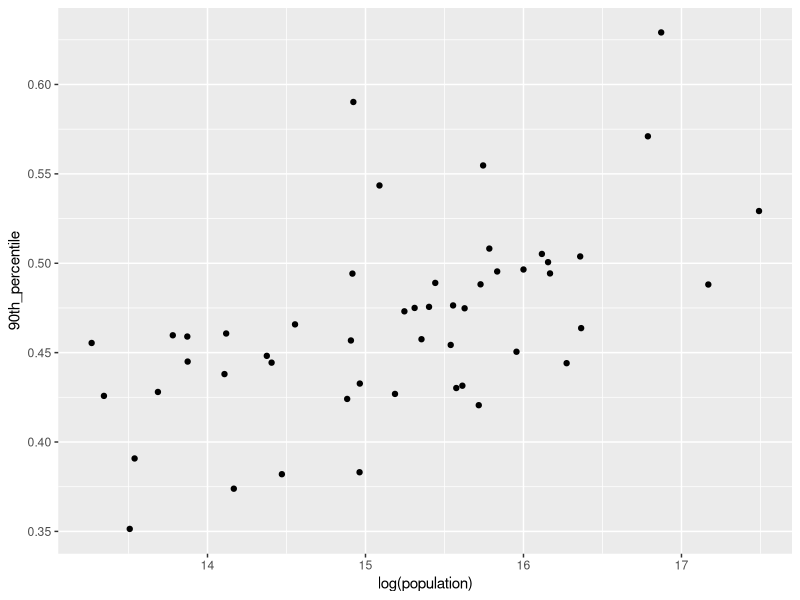
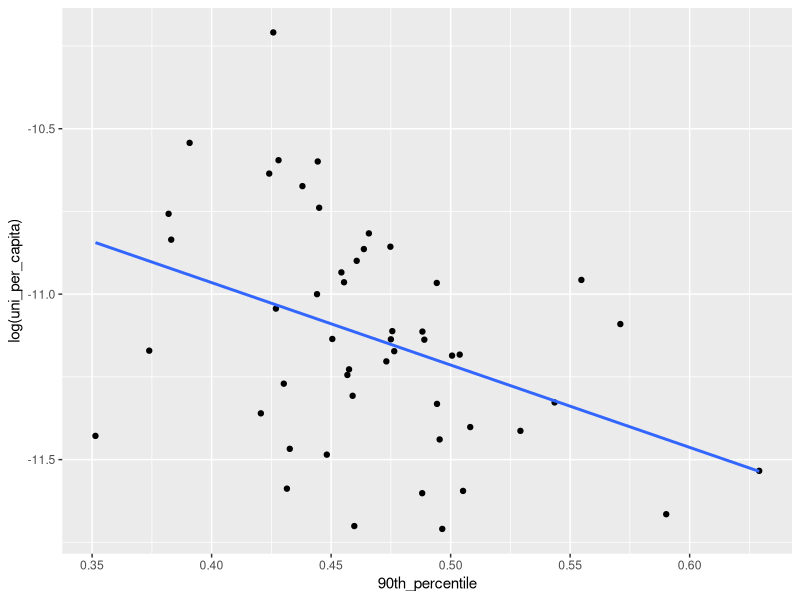
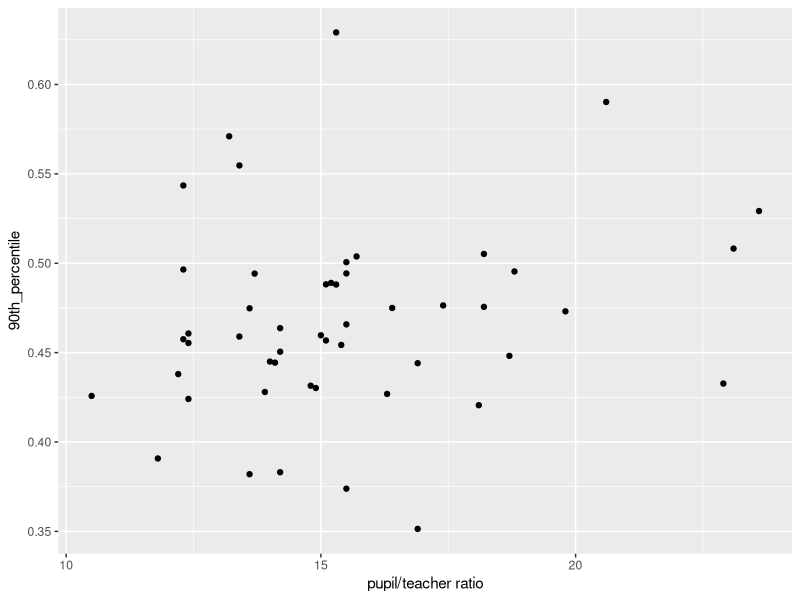
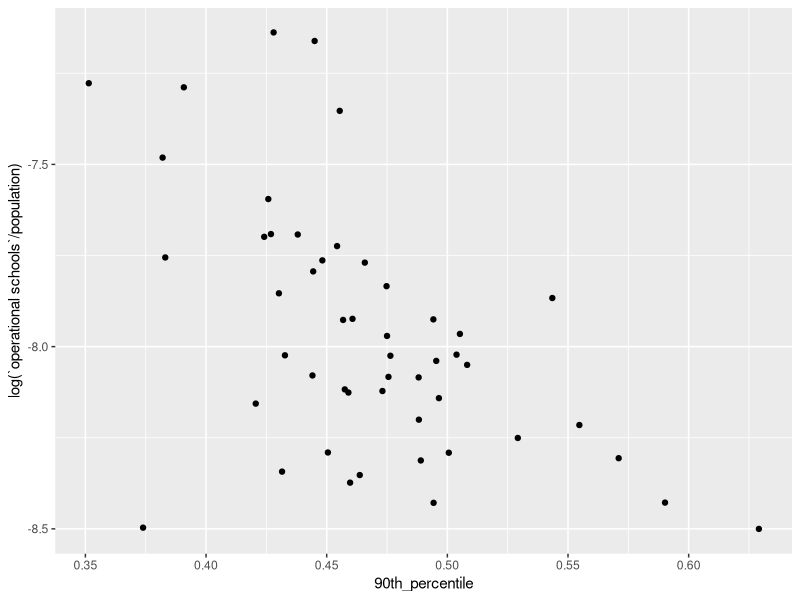
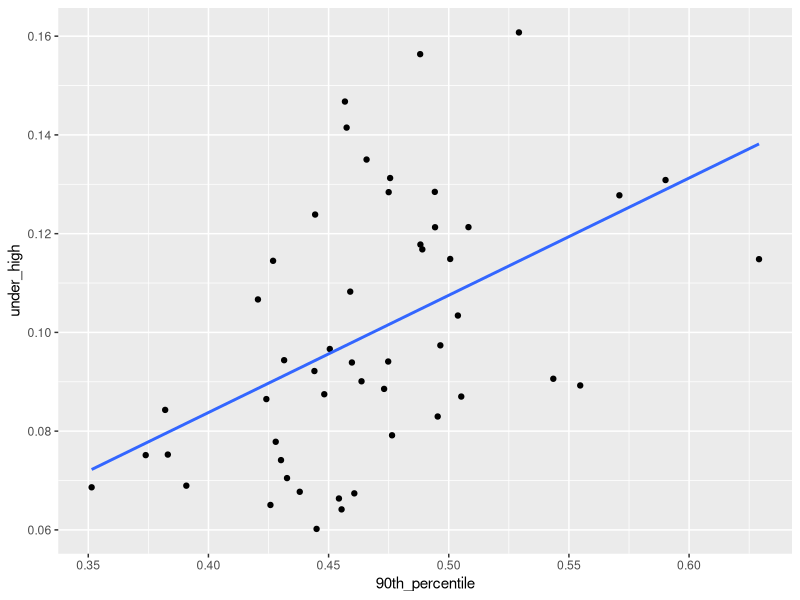
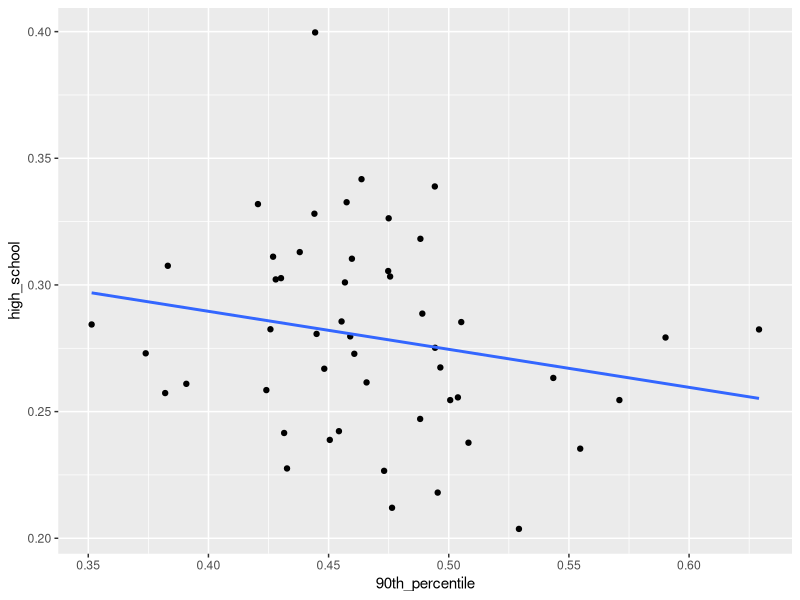
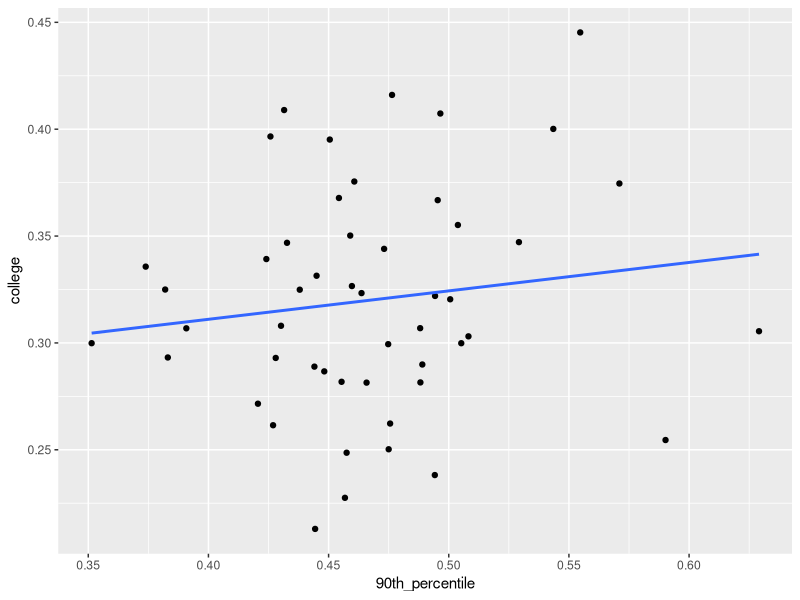
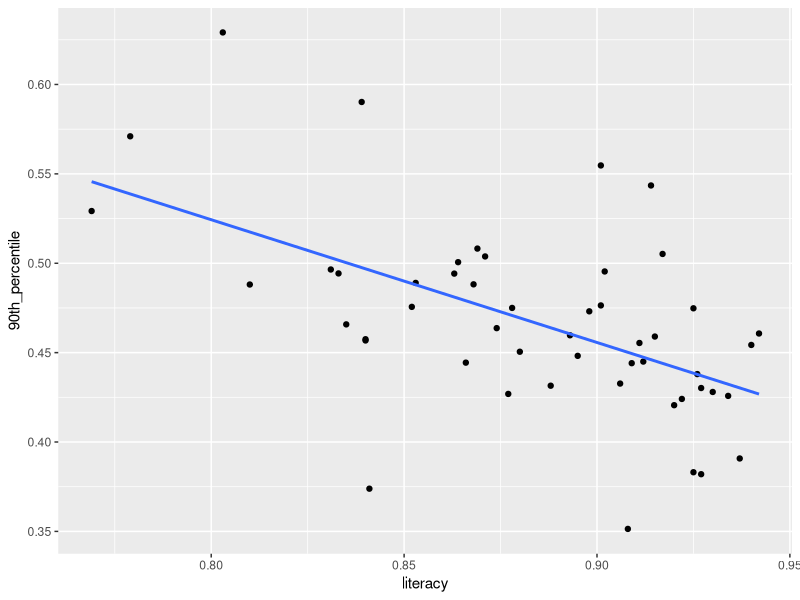

The R script that drew these images, in order:
## ---- chunk 1
knitr::opts_chunk$set(echo = TRUE)
library(tidyverse)
library(ggplot2)
## ---- chunk 2
# top 10
top10 = readxl::read_xls("./data/income_ineq_top10.xls")
cols = colnames(top10) %>% stringr::str_match("\n(.+)$")
cols = cols[,2]
cols[1] = "percentile"
cols[2] = "year"
colnames(top10) = cols
top10 = top10 %>%
  rename("Georgia" = "Georgia (US)") %>%
  select(-`Washington D.C.`)

top10 = top10[-1] %>% pivot_longer(cols = c("Alabama":"Wyoming"), names_to = "state", values_to = "90th_percentile")
top10 %>% head(10)

top10 %>%
  filter(year == 2018) %>%
  arrange(desc(`90th_percentile`))
## ---- chunk 3
# import and preprocess population data 
population = readxl::read_xlsx("./data/population_state.xlsx")
population = population[-1,]
states = population$state %>% stringr::str_match("^\\.(.+)")
states = states[,2]
population$state = states

population = population %>% 
  select(state, "2015":"2018") %>% 
  filter(state != "District of Columbia") %>% 
  pivot_longer(-state, names_to = "year", values_to = "population") %>%
  mutate(year = as.numeric(year))

# joining with inequality data
top10_pop = top10 %>% left_join(population, by = c("year" = "year", "state" = "state"))

# population analysis
top10_pop %>% filter(year == 2018) %>%
  ggplot(aes(log(population), `90th_percentile`)) +
  geom_point()
## ---- chunk 4
# Import / Preprocess the data
college = readxl::read_xls("./data/college.xls")
state_names = college$state %>% stringr::str_match("(.*) \\.+")
college$state = state_names[,2]
college = college %>% select("state", contains("total") | contains("Total"))
college %>% head(10)

# Analysis
temp = top10_pop %>%
  left_join(college, by = "state") %>%
  filter(year == 2018) %>%
  mutate(uni_per_capita = Total / population)
  
temp %>%
  ggplot(aes(x=`90th_percentile`, y=log(uni_per_capita))) + 
  geom_point() +
  geom_smooth(method="lm", se=FALSE)

# correlation
cor.test(temp$`90th_percentile`, temp$uni_per_capita)
## ---- chunk 5
secondary = readxl::read_xlsx("./data/secondary_edu.xlsx")
 
# student-teacher ratio
top10 %>% 
  left_join(secondary, by = "state") %>%
  filter(year == 2018) %>% 
  ggplot(aes(x=`pupil/teacher ratio`, y=`90th_percentile`)) +
  geom_point()

# secondary school per capita
top10_pop %>% 
  filter(year == 2018) %>% 
  left_join(secondary, by = "state") %>%
  ggplot(aes(x=`90th_percentile`, y=log(`operational schools`/population),)) + 
  geom_point()
## ---- chunk 6
# under high school analysis
under_high = readxl::read_xlsx("./data/under_high.xlsx", skip = 2) %>%
  pivot_longer(-Name, names_to = "Year", values_to = "under_high")

under_high = under_high %>%
  filter(stringr::str_detect(Year, "2016-.*6$")) %>%
  select(Name, under_high) %>%
  rename("state" = "Name")

top10 %>%
  filter(year == 2018) %>%
  left_join(under_high, by = "state") %>%
  ggplot(aes(x=`90th_percentile`, y=under_high)) +
  geom_point() +
  geom_smooth(method="lm", se=FALSE)

# high school
high_school = readxl::read_xlsx("./data/high_school.xlsx", skip = 2) %>%
  pivot_longer(-Name, names_to = "Year", values_to = "high_school")

high_school = high_school %>%
  filter(stringr::str_detect(Year, "2016-.*6$")) %>%
  select(Name, high_school) %>%
  rename("state" = "Name")

top10 %>%
  filter(year == 2018) %>%
  left_join(high_school, by = "state") %>%
  ggplot(aes(x=`90th_percentile`, y=high_school)) +
  geom_point() + 
  geom_smooth(method="lm", se=FALSE)

# college completion percentage
college_comp = readxl::read_xlsx("./data/college_graduate_percentage_clean.xlsx", skip = 2) %>%
  pivot_longer(-Name, names_to = "Year", values_to = "college")

college_comp = college_comp %>%
  filter(stringr::str_detect(Year, "2016-.*6$")) %>%
  select(Name, college) %>%
  rename("state" = "Name")

top10 %>%
  filter(year == 2018) %>%
  left_join(college_comp, by = "state") %>%
  ggplot(aes(x=`90th_percentile`, y=college)) +
  geom_point() +
  geom_smooth(method="lm", se=FALSE)
## ---- chunk 7
# Import / Preprocess the data
literacy = read_csv("./data/literacy_rate.csv") %>%
  arrange(state) %>%
  rename("literacy" = "literacyRate")

# joining the datasets 
top10 %>% 
  filter(year == 2018) %>%
  left_join(literacy, by = "state") %>%
  ggplot(aes(x=literacy, y=`90th_percentile`)) +
  geom_point() +
  geom_smooth(method="lm", se = FALSE)
## ---- chunk 8
df = top10_pop %>%
  filter(year == 2018) %>% 
  left_join(literacy, by = "state") %>% 
  left_join(under_high, by = "state") %>% 
  left_join(secondary, by = "state") %>%
  left_join(college, by = "state") %>%
  mutate(uni_per_capita = log(Total / population),
         secondary_per_capita = log(`operational schools`/population)) %>%
  select(state, `90th_percentile`, literacy, under_high, secondary_per_capita, uni_per_capita)

fit = lm(`90th_percentile` ~ literacy * secondary_per_capita * uni_per_capita, df)
summary(fit)

qqnorm(fit$residuals); qqline(fit$residuals)
## ---- chunk 9
# Percent of Babies Born to Unmarried Mothers by State
single_mom = read_csv("./data/single-mother.csv")

single_mom = single_mom %>%
  mutate(state = state.name[match(STATE, state.abb)]) %>%
  filter(YEAR == 2018) %>%
  select(state, RATE) %>% 
  rename("rate" = "RATE")

top10 %>%
  filter(year == 2018) %>%
  left_join(single_mom, by = "state") %>%
  ggplot(aes(x=`90th_percentile`, y=rate)) +
  geom_point() + 
  geom_smooth(method="lm", se=FALSE)

# single parent
single_fam = readxl::read_xlsx("./data/single-parent.xlsx")

single_fam = single_fam %>% 
  filter(TimeFrame == 2018, DataFormat == "Percent", Location %in% state.name) %>%
  select(Location, Data) %>%
  rename("state" = "Location",
         "single_parent" = "Data") %>%
  mutate(single_parent = as.numeric(single_parent))

top10 %>%
  filter(year == 2018) %>%
  left_join(single_fam, by = "state") %>%
  ggplot(aes(x=`90th_percentile`, y=single_parent)) +
  geom_point() + 
  geom_smooth(method="lm", se=FALSE)
